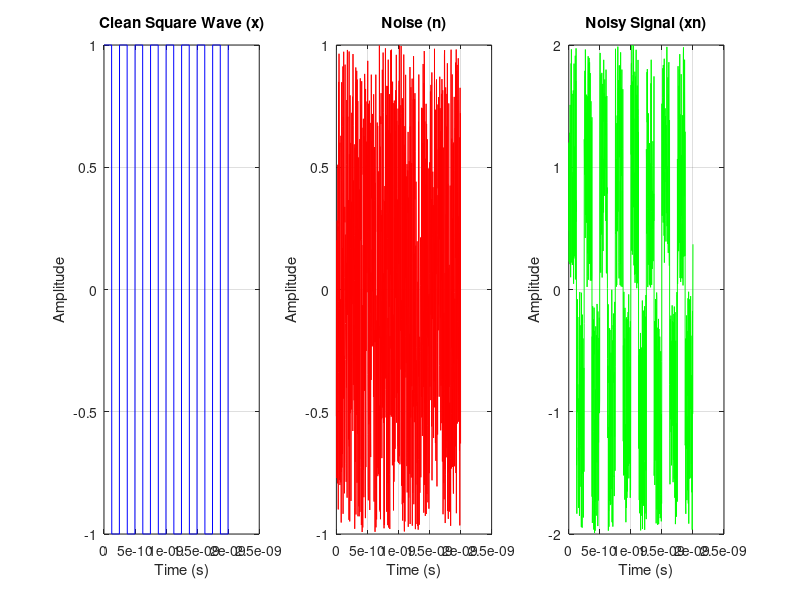
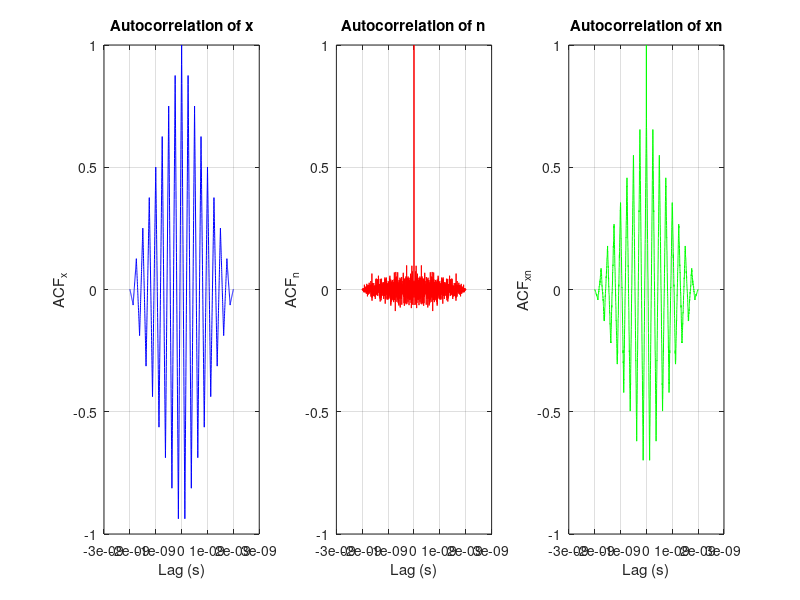
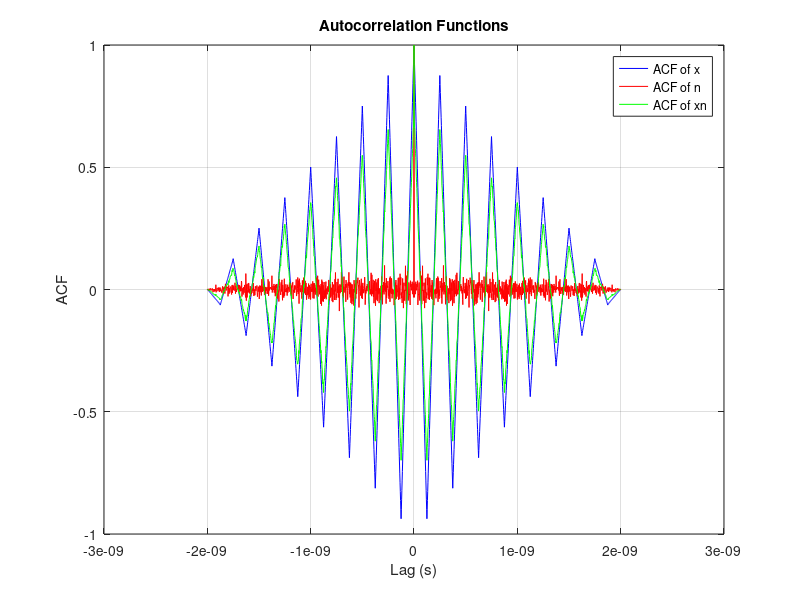

These figures' MATLAB source, in order:
% Parameters for the rectangular pulse
duty = 50;  % On-OFF time ratio of square wave
f = 4e9;    % Frequency of the rectangular pulse
ti = 1 / f; % Time period
s = ti / 100; % Sampling period
t = 0:s:8*ti; % Time range

% Rectangular pulse (square wave)
x = square(2*pi*f*t, duty);

% Random noise with size equal to x
a = 1; b = -1; % Noise range [-1, 1]
n = (b-a) * rand(size(x)) + a;

% Noisy signal
xn = x + n;

% Autocorrelation functions
[ACFx, lagx] = xcorr(x, x, 'coeff');
[ACFn, lagn] = xcorr(n, n, 'coeff');
[ACFxn, lagxn] = xcorr(xn, xn, 'coeff');

% Convert lag to time scale
lagx_s = lagx * s;
lagn_s = lagn * s;
lagxn_s = lagxn * s;

% Plotting signals
figure;

subplot(1,3,1)
plot(t, x, '-b')
title('Clean Square Wave (x)')
xlabel('Time (s)')
ylabel('Amplitude')
grid on

subplot(1,3,2)
plot(t, n, '-r')
title('Noise (n)')
xlabel('Time (s)')
ylabel('Amplitude')
grid on

subplot(1,3,3)
plot(t, xn, '-g')
title('Noisy Signal (xn)')
xlabel('Time (s)')
ylabel('Amplitude')
grid on

% Plotting autocorrelation functions
figure;

subplot(1,3,1)
plot(lagx_s, ACFx, '-b')
title('Autocorrelation of x')
xlabel('Lag (s)')
ylabel('ACF_x')
ylim([-1 1])
grid on

subplot(1,3,2)
plot(lagn_s, ACFn, '-r')
title('Autocorrelation of n')
xlabel('Lag (s)')
ylabel('ACF_n')
ylim([-1 1])
grid on

subplot(1,3,3)
plot(lagxn_s, ACFxn, '-g')
title('Autocorrelation of xn')
xlabel('Lag (s)')
ylabel('ACF_{xn}')
ylim([-1 1])
grid on

% Combined plot for better visualization
figure;
plot(lagx_s, ACFx, '-b', 'DisplayName', 'ACF of x')
hold on
plot(lagn_s, ACFn, '-r', 'DisplayName', 'ACF of n')
plot(lagxn_s, ACFxn, '-g', 'DisplayName', 'ACF of xn')
title('Autocorrelation Functions')
xlabel('Lag (s)')
ylabel('ACF')
ylim([-1 1])
legend
grid on
